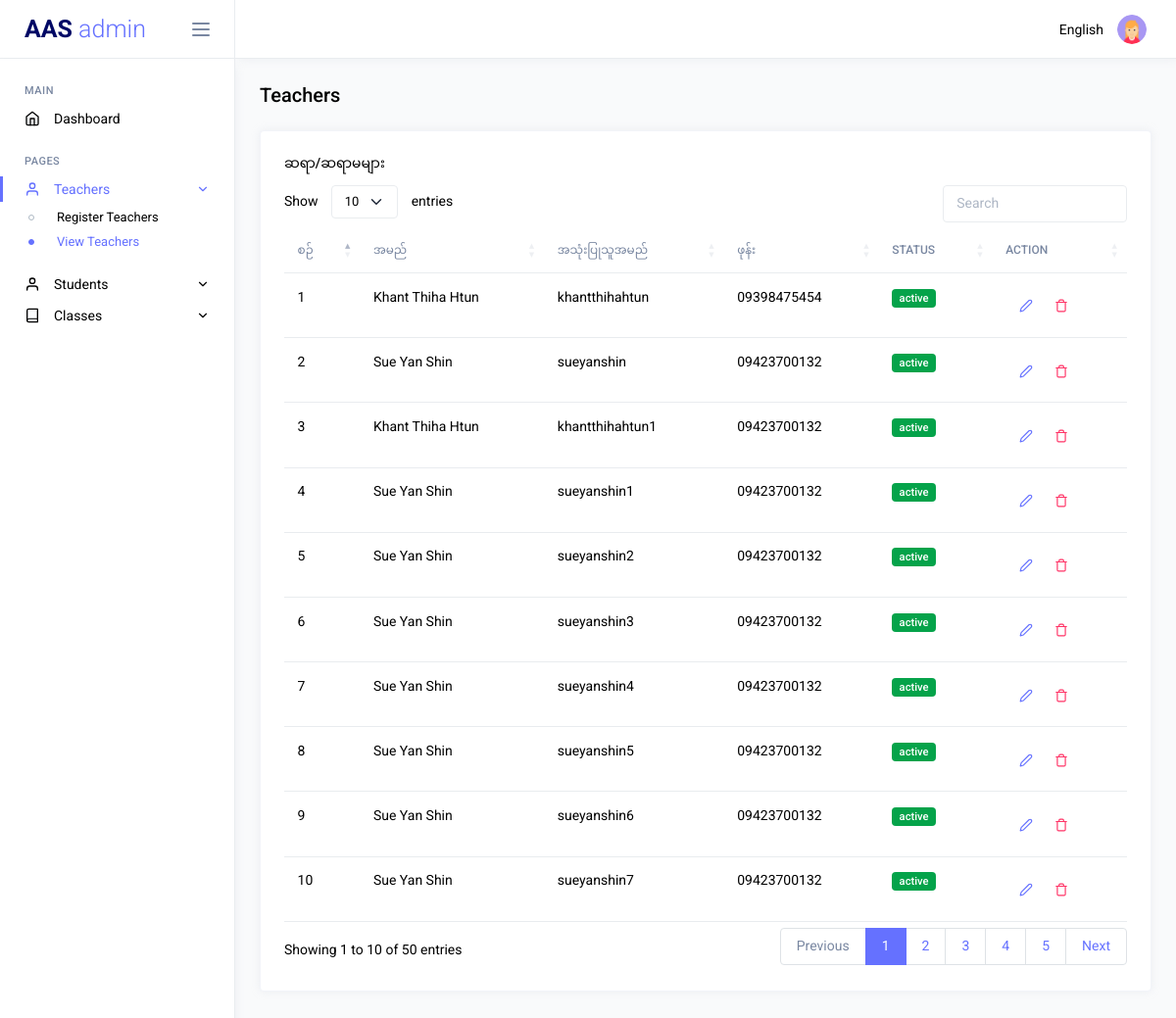
The app's page /admin/view-teachers.php (signed in) with its own data.
### tables this page shows
CREATE TABLE `teachers` (
  `id` int(11) NOT NULL,
  `name` varchar(255) NOT NULL,
  `username` varchar(255) NOT NULL,
  `password` varchar(255) NOT NULL DEFAULT '123456',
  `phone` varchar(15) DEFAULT NULL,
  `status` enum('active','inactive','','') NOT NULL DEFAULT 'active',
  `created_at` datetime NOT NULL DEFAULT current_timestamp(),
  `updated_at` datetime NOT NULL DEFAULT current_timestamp()
);

### app/controllers/TeacherController.php (called while the page is built, shortened)
<?php
class TeacherController
{
    private $teacherModel;
    public function __construct()
    {
        $database = new MySQL();
        $db = $database->connect();
        $this->teacherModel = new TeacherModel($db);
    }
    public function getAllTeachers()
    {
        return $this->teacherModel->getAllTeachers();
    }
}

### app/models/TeacherModel.php (called while the page is built, shortened)
<?php
class TeacherModel
{
    private $db;
    private $table = 'teachers';
    public function __construct($db)
    {
        $this->db = $db;
    }
    public function getAllTeachers()
    {
        try {
            $query = "SELECT * FROM {$this->table} ";
            $stmt = $this->db->prepare($query);
            $stmt->execute();
            return $stmt->fetchAll(PDO::FETCH_ASSOC);
        } catch (PDOException $e) {
            return $e->getMessage();
        }
    }
}

### core/helpers/AlertHelper.php (called while the page is built, shortened)
<?php
class AlertHelper
{
    public static function confirmDelete($id, $text, $urlToRedirect)
    {
        return "
            Swal.fire({
                title: 'Are you sure?',
                text: '$text',
                icon: 'warning',
                showCancelButton: true,
                confirmButtonText: 'Yes, delete it!'
            }).then((result) => {
                if (result.isConfirmed) {
                    window.location.href = '$urlToRedirect$id';
                }
            });
        ";
    }
}

### public/admin/view-teachers.php (the view, shortened to what this page needs)
<?php
include('../components/header.php');
$teacherController = new TeacherController();
$teachers = $teacherController->getAllTeachers();
?>
<body>
    <div class="main-wrapper">
        <?php
        include('../components/admin_sidebar.php');
        include('../components/admin_navbar.php');
        ?>
        <div class="page-content">
            <div class="d-flex justify-content-between align-items-center flex-wrap grid-margin">
                <div>
                    <h4 class="mb-3 mb-md-0">Teachers</h4>
                </div>
            </div>
            <div class="row">
                <div class="col-md-12 grid-margin stretch-card">
                    <div class="card">
                        <div class="card-body">
                            <h6 class="card-title">ဆရာ/ဆရာမများ </h6>
                            <div class="table-responsive">
                                <table id="teachersTable" class="table ">
                                    <thead>
                                        <tr>
                                            <th>စဉ်</th>
                                            <th>အမည်</th>
                                            <th>အသုံးပြုသူအမည်</th>
                                            <th>ဖုန်း</th>
                                            <th>Status</th>
                                            <th>Action</th>
                                        </tr>
                                    </thead>
                                    <tbody>
                                        <?php $count = 1; ?>
                                        <?php foreach ($teachers as $teacher) : ?>
                                            <tr>
                                                <td><?= $count ?></td>
                                                <td><?= htmlspecialchars($teacher['name']) ?></td>
                                                <td><?= htmlspecialchars($teacher['username']) ?></td>
                                                <td><?= htmlspecialchars($teacher['phone']) ?></td>
                                                <td><span class="badge <?= $teacher['status'] == 'active' ? 'bg-success' : 'bg-danger' ?> "><?= htmlspecialchars($teacher['status']) ?></span></td>
                                                <td class="d-flex align-items-center">
                                                    <button type="button" class="btn" data-bs-toggle="modal" data-bs-target="#editModal"
                                                        data-id="<?= $teacher['id'] ?>"
                                                        data-name="<?= htmlspecialchars($teacher['name']) ?>"
                                                        data-phone="<?= htmlspecialchars($teacher['phone']) ?>"
                                                        data-password="<?= htmlspecialchars($teacher['password']) ?>"
                                                        data-status="<?= htmlspecialchars($teacher['status']) ?>">
                                                        <a class="" href="javascript:;"><i data-feather="edit-2" class="icon-sm me-2"></i></a>
                                                    </button>
                                                    <a class="" href="javascript:;" onclick="<?= AlertHelper::confirmDelete($teacher['id'], 'Do you want to delete this teacher?', 'view-teachers.php?delete=true&id='); ?>">
                                                        <i data-feather="trash" class="icon-sm me-2 text-danger"></i>
                                                    </a>
                                                </td>
                                            </tr>
                                            <?php $count++; ?>
                                        <?php endforeach ?>
                                    </tbody>
                                </table>
                            </div>
                        </div>
                    </div>
                </div>
            </div>
        </div>
    </div>
</body>

### public/components/header.php (shortened to what this page needs)
<!DOCTYPE html>
<html lang="en">
<head>
    <link rel="stylesheet" href="../assets/vendors/core/core.css">
    <link rel="stylesheet" href="../assets/vendors/flatpickr/flatpickr.min.css">
    <link rel="stylesheet" href="../assets/vendors/sweetalert2/sweetalert2.min.css">
    <link rel="stylesheet" href="../../../assets/vendors/datatables.net-bs5/dataTables.bootstrap5.css">
    <link rel="stylesheet" href="../assets/fonts/feather-font/css/iconfont.css">
    <link rel="stylesheet" href="../assets/vendors/flag-icon-css/css/flag-icon.min.css">
    <link rel="stylesheet" href="../assets/css/demo1/style.min.css">
</head>

### public/components/admin_sidebar.php (shortened to what this page needs)
<?php
$currentPage = basename($_SERVER['PHP_SELF']);
?>
<nav class="sidebar">
    <div class="sidebar-header">
        <a href="index.php" class="sidebar-brand">
            AAS<span> admin</span>
        </a>
        <div class="sidebar-toggler not-active">
            <span></span>
            <span></span>
            <span></span>
        </div>
    </div>
    <div class="sidebar-body">
        <ul class="nav">
            <li class="nav-item nav-category">Main</li>
            <li class="nav-item">
                <a href="index.php" class="nav-link">
                    <i class="link-icon" data-feather="home"></i>
                    <span class="link-title">Dashboard</span>
                </a>
            </li>
            <li class="nav-item nav-category">Pages</li>
            <li class="nav-item">
                <a class="nav-link" data-bs-toggle="collapse" href="#teachers-pages" role="button" aria-expanded="false" aria-controls="teachers-pages">
                    <i class="link-icon" data-feather="user"></i>
                    <span class="link-title">Teachers</span>
                    <i class="link-arrow" data-feather="chevron-down"></i>
                </a>
                <div class="collapse" id="teachers-pages">
                    <ul class="nav sub-menu">
                        <li class="nav-item">
                            <a href="register-teachers.php"
                                class="nav-link <?php echo ($currentPage == 'register-teachers.php') ? 'active' : ''; ?>">
                                Register Teachers
                            </a>
                        </li>
                        <li class="nav-item">
                            <a href="view-teachers.php"
                                class="nav-link <?php echo ($currentPage == 'view-teachers.php') ? 'active' : ''; ?>">
                                View Teachers
                            </a>
                        </li>
                    </ul>
                </div>
            </li>
            <li class="nav-item">
                <a class="nav-link" data-bs-toggle="collapse" href="#students-pages" role="button" aria-expanded="false" aria-controls="students-pages">
                    <i class="link-icon" data-feather="user"></i>
                    <span class="link-title">Students</span>
                    <i class="link-arrow" data-feather="chevron-down"></i>
                </a>
            </li>
            <li class="nav-item">
                <a class="nav-link" data-bs-toggle="collapse" href="#classes-pages" role="button" aria-expanded="false" aria-controls="classes-pages">
                    <i class="link-icon" data-feather="book"></i>
                    <span class="link-title">Classes</span>
                    <i class="link-arrow" data-feather="chevron-down"></i>
                </a>
            </li>
        </ul>
    </div>
</nav>

### public/components/admin_navbar.php (shortened to what this page needs)
<div class="page-wrapper">
    <nav class="navbar">
        <div class="navbar-content">
            <ul class="navbar-nav">
                <li class="nav-item dropdown">
                    <a class="nav-link dropdown-toggle" href="#" id="languageDropdown" role="button" data-bs-toggle="dropdown" aria-haspopup="true" aria-expanded="false">
                        <i class="flag-icon flag-icon-us mt-1" title="us"></i> <span class="ms-1 me-1 d-none d-md-inline-block">English</span>
                    </a>
                </li>
                <li class="nav-item dropdown">
                    <a class="nav-link dropdown-toggle" href="#" id="profileDropdown" role="button" data-bs-toggle="dropdown" aria-haspopup="true" aria-expanded="false">
                        <img class="wd-30 ht-30 rounded-circle" src="../assets/images/faces/profile.png" alt="profile">
                    </a>
                </li>
            </ul>
        </div>
    </nav>

### records on screen
teachers: name "Khant Thiha Htun", username "khantthihahtun", phone "09398475454", status "active"
teachers: name "Sue Yan Shin", username "sueyanshin", phone "09423700132", status "active"
teachers: name "Khant Thiha Htun", username "khantthihahtun1", phone "09423700132", status "active"
teachers: name "Sue Yan Shin", username "sueyanshin1", phone "09423700132", status "active"
teachers: name "Sue Yan Shin", username "sueyanshin2", phone "09423700132", status "active"
teachers: name "Sue Yan Shin", username "sueyanshin3", phone "09423700132", status "active"
teachers: name "Sue Yan Shin", username "sueyanshin4", phone "09423700132", status "active"
teachers: name "Sue Yan Shin", username "sueyanshin5", phone "09423700132", status "active"
teachers: name "Sue Yan Shin", username "sueyanshin6", phone "09423700132", status "active"
teachers: name "Sue Yan Shin", username "sueyanshin7", phone "09423700132", status "active"
